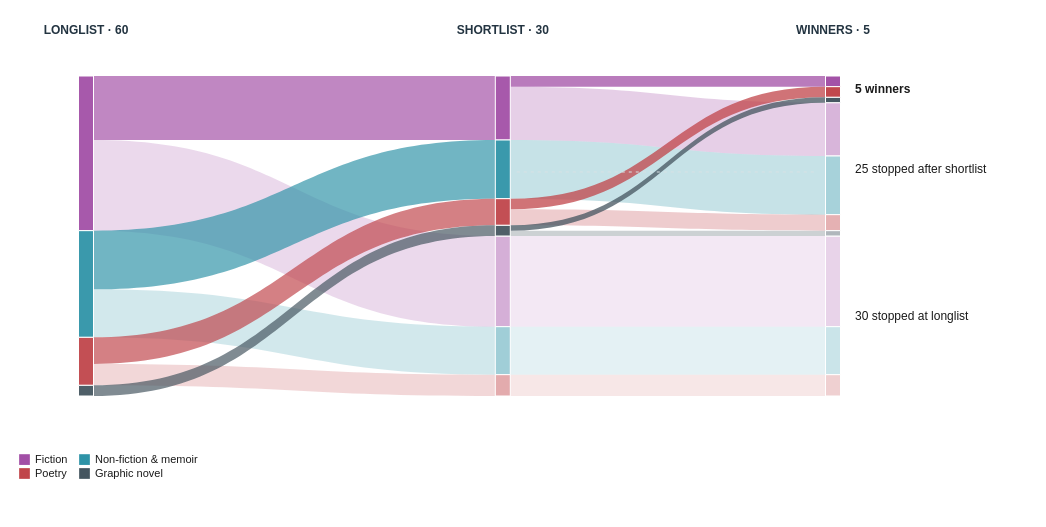

Specify this chart in Vega-Lite:
### Vega specification from a JSON file in a GitHub repository (floating-point values rounded to 4 significant figures)
{"$schema": "https://vega.github.io/schema/vega/v5.json", "description": "Alluvial of 60 Stella longlisted books in 2022–2026, retaining the 30 books that stopped at the longlist and the 25 that stopped after the shortlist.", "height": 435, "padding": {"left": 18, "right": 18, "top": 8, "bottom": 48}, "autosize": "pad", "background": "#ffffff", "signals": [{"name": "width", "update": "min(1100, max(290, windowSize()[0] - (windowSize()[0] <= 600 ? 96 : windowSize()[0] <= 1000 ? 144 : 190)))", "on": [{"events": "window:resize", "update": "min(1100, max(290, windowSize()[0] - (windowSize()[0] <= 600 ? 96 : windowSize()[0] <= 1000 ? 144 : 190)))"}]}, {"name": "nodeWidth", "value": 15}], "data": [{"name": "nodes", "values": [{"stage": "longlist", "genre": "Fiction", "phase": "longlisted", "y0": 0, "y1": 29, "count": 29, "opacity": 0.94}, {"stage": "shortlist", "genre": "Fiction", "phase": "advanced", "y0": 0, "y1": 12, "count": 12, "opacity": 0.94}, {"stage": "shortlist", "genre": "Fiction", "phase": "stopped at longlist", "y0": 30, "y1": 47, "count": 17, "opacity": 0.45}, {"stage": "outcome", "genre": "Fiction", "phase": "winner", "y0": 0, "y1": 2, "count": 2, "opacity": 0.98}, {"stage": "outcome", "genre": "Fiction", "phase": "stopped at shortlist", "y0": 5, "y1": 15, "count": 10, "opacity": 0.42}, {"stage": "outcome", "genre": "Fiction", "phase": "stopped at longlist", "y0": 30, "y1": 47, "count": 17, "opacity": 0.25}, {"stage": "longlist", "genre": "Non-fiction & memoir", "phase": "longlisted", "y0": 29, "y1": 49, "count": 20, "opacity": 0.94}, {"stage": "shortlist", "genre": "Non-fiction & memoir", "phase": "advanced", "y0": 12, "y1": 23, "count": 11, "opacity": 0.94}, {"stage": "shortlist", "genre": "Non-fiction & memoir", "phase": "stopped at longlist", "y0": 47, "y1": 56, "count": 9, "opacity": 0.45}, {"stage": "outcome", "genre": "Non-fiction & memoir", "phase": "stopped at shortlist", "y0": 15, "y1": 26, "count": 11, "opacity": 0.42}, {"stage": "outcome", "genre": "Non-fiction & memoir", "phase": "stopped at longlist", "y0": 47, "y1": 56, "count": 9, "opacity": 0.25}, {"stage": "longlist", "genre": "Poetry", "phase": "longlisted", "y0": 49, "y1": 58, "count": 9, "opacity": 0.94}, {"stage": "shortlist", "genre": "Poetry", "phase": "advanced", "y0": 23, "y1": 28, "count": 5, "opacity": 0.94}, {"stage": "shortlist", "genre": "Poetry", "phase": "stopped at longlist", "y0": 56, "y1": 60, "count": 4, "opacity": 0.45}, {"stage": "outcome", "genre": "Poetry", "phase": "winner", "y0": 2, "y1": 4, "count": 2, "opacity": 0.98}, {"stage": "outcome", "genre": "Poetry", "phase": "stopped at shortlist", "y0": 26, "y1": 29, "count": 3, "opacity": 0.42}, {"stage": "outcome", "genre": "Poetry", "phase": "stopped at longlist", "y0": 56, "y1": 60, "count": 4, "opacity": 0.25}, {"stage": "longlist", "genre": "Graphic novel", "phase": "longlisted", "y0": 58, "y1": 60, "count": 2, "opacity": 0.94}, {"stage": "shortlist", "genre": "Graphic novel", "phase": "advanced", "y0": 28, "y1": 30, "count": 2, "opacity": 0.94}, {"stage": "outcome", "genre": "Graphic novel", "phase": "winner", "y0": 4, "y1": 5, "count": 1, "opacity": 0.98}, {"stage": "outcome", "genre": "Graphic novel", "phase": "stopped at shortlist", "y0": 29, "y1": 30, "count": 1, "opacity": 0.42}]}, {"name": "links", "values": [{"src": "longlist", "dst": "shortlist", "genre": "Fiction", "phase": "advanced", "sy0": 0, "sy1": 12, "ty0": 0, "ty1": 12, "count": 12, "opacity": 0.68}, {"src": "longlist", "dst": "shortlist", "genre": "Fiction", "phase": "stopped at longlist", "sy0": 12, "sy1": 29, "ty0": 30, "ty1": 47, "count": 17, "opacity": 0.21}, {"src": "shortlist", "dst": "outcome", "genre": "Fiction", "phase": "winner", "sy0": 0, "sy1": 2, "ty0": 0, "ty1": 2, "count": 2, "opacity": 0.75}, {"src": "shortlist", "dst": "outcome", "genre": "Fiction", "phase": "stopped at shortlist", "sy0": 2, "sy1": 12, "ty0": 5, "ty1": 15, "count": 10, "opacity": 0.27}, {"src": "shortlist", "dst": "outcome", "genre": "Fiction", "phase": "stopped at longlist", "sy0": 30, "sy1": 47, "ty0": 30, "ty1": 47, "count": 17, "opacity": 0.13}, {"src": "longlist", "dst": "shortlist", "genre": "Non-fiction & memoir", "phase": "advanced", "sy0": 29, "sy1": 40, "ty0": 12, "ty1": 23, "count": 11, "opacity": 0.68}, {"src": "longlist", "dst": "shortlist", "genre": "Non-fiction & memoir", "phase": "stopped at longlist", "sy0": 40, "sy1": 49, "ty0": 47, "ty1": 56, "count": 9, "opacity": 0.21}, {"src": "shortlist", "dst": "outcome", "genre": "Non-fiction & memoir", "phase": "stopped at shortlist", "sy0": 12, "sy1": 23, "ty0": 15, "ty1": 26, "count": 11, "opacity": 0.27}, {"src": "shortlist", "dst": "outcome", "genre": "Non-fiction & memoir", "phase": "stopped at longlist", "sy0": 47, "sy1": 56, "ty0": 47, "ty1": 56, "count": 9, "opacity": 0.13}, {"src": "longlist", "dst": "shortlist", "genre": "Poetry", "phase": "advanced", "sy0": 49, "sy1": 54, "ty0": 23, "ty1": 28, "count": 5, "opacity": 0.68}, {"src": "longlist", "dst": "shortlist", "genre": "Poetry", "phase": "stopped at longlist", "sy0": 54, "sy1": 58, "ty0": 56, "ty1": 60, "count": 4, "opacity": 0.21}, {"src": "shortlist", "dst": "outcome", "genre": "Poetry", "phase": "winner", "sy0": 23, "sy1": 25, "ty0": 2, "ty1": 4, "count": 2, "opacity": 0.75}, {"src": "shortlist", "dst": "outcome", "genre": "Poetry", "phase": "stopped at shortlist", "sy0": 25, "sy1": 28, "ty0": 26, "ty1": 29, "count": 3, "opacity": 0.27}, {"src": "shortlist", "dst": "outcome", "genre": "Poetry", "phase": "stopped at longlist", "sy0": 56, "sy1": 60, "ty0": 56, "ty1": 60, "count": 4, "opacity": 0.13}, {"src": "longlist", "dst": "shortlist", "genre": "Graphic novel", "phase": "advanced", "sy0": 58, "sy1": 60, "ty0": 28, "ty1": 30, "count": 2, "opacity": 0.68}, {"src": "shortlist", "dst": "outcome", "genre": "Graphic novel", "phase": "winner", "sy0": 28, "sy1": 29, "ty0": 4, "ty1": 5, "count": 1, "opacity": 0.75}, {"src": "shortlist", "dst": "outcome", "genre": "Graphic novel", "phase": "stopped at shortlist", "sy0": 29, "sy1": 30, "ty0": 29, "ty1": 30, "count": 1, "opacity": 0.27}]}, {"name": "stageLabels", "values": [{"stage": "longlist", "heading": "LONGLIST · 60"}, {"stage": "shortlist", "heading": "SHORTLIST · 30"}, {"stage": "outcome", "heading": "WINNERS · 5"}]}, {"name": "outcomeLabels", "values": [{"label": "5 winners", "y": 2.5, "weight": "bold"}, {"label": "25 stopped after shortlist", "y": 17.5, "weight": "normal"}, {"label": "30 stopped at longlist", "y": 45, "weight": "normal"}]}], "scales": [{"name": "stageX", "type": "ordinal", "domain": ["longlist", "shortlist", "outcome"], "range": [{"signal": "width < 600 ? 32 : 68"}, {"signal": "width * 0.48"}, {"signal": "width - (width < 600 ? 32 : 195)"}]}, {"name": "booksY", "type": "linear", "domain": [0, 60], "range": [68, 388], "zero": true}, {"name": "genreColour", "type": "ordinal", "domain": ["Fiction", "Non-fiction & memoir", "Poetry", "Graphic novel"], "range": ["#A24FA6", "#2E93A7", "#C0454A", "#44555F"]}], "legends": [{"fill": "genreColour", "orient": "bottom", "direction": "horizontal", "title": null, "symbolType": "square", "symbolSize": 115, "labelFont": "Arial", "labelFontSize": 11, "labelColor": "#1A1A1A", "columns": 2, "offset": 10}], "marks": [{"type": "path", "from": {"data": "links"}, "encode": {"update": {"path": {"signal": "'M' + (scale('stageX', datum.src) + nodeWidth/2) + ',' + scale('booksY', datum.sy0) + ' C' + ((scale('stageX', datum.src) + scale('stageX', datum.dst))/2) + ',' + scale('booksY', datum.sy0) + ' ' + ((scale('stageX', datum.src) + scale('stageX', datum.dst))/2) + ',' + scale('booksY', datum.ty0) + ' ' + (scale('stageX', datum.dst) - nodeWidth/2) + ',' + scale('booksY', datum.ty0) + ' L' + (scale('stageX', datum.dst) - nodeWidth/2) + ',' + scale('booksY', datum.ty1) + ' C' + ((scale('stageX', datum.src) + scale('stageX', datum.dst))/2) + ',' + scale('booksY', datum.ty1) + ' ' + ((scale('stageX', datum.src) + scale('stageX', datum.dst))/2) + ',' + scale('booksY', datum.sy1) + ' ' + (scale('stageX', datum.src) + nodeWidth/2) + ',' + scale('booksY', datum.sy1) + ' Z'"}, "fill": {"scale": "genreColour", "field": "genre"}, "fillOpacity": {"field": "opacity"}, "tooltip": {"signal": "datum.genre + ': ' + datum.count + ' books ' + datum.phase"}}, "hover": {"fillOpacity": {"value": 0.88}}}}, {"type": "rect", "from": {"data": "nodes"}, "encode": {"update": {"x": {"signal": "scale('stageX', datum.stage) - nodeWidth/2"}, "x2": {"signal": "scale('stageX', datum.stage) + nodeWidth/2"}, "y": {"scale": "booksY", "field": "y0"}, "y2": {"scale": "booksY", "field": "y1"}, "fill": {"scale": "genreColour", "field": "genre"}, "fillOpacity": {"field": "opacity"}, "stroke": {"value": "#ffffff"}, "strokeWidth": {"value": 1}, "tooltip": {"signal": "datum.genre + ': ' + datum.count + ' books ' + datum.phase"}}}}, {"type": "rule", "encode": {"update": {"x": {"signal": "scale('stageX', 'shortlist') + 14"}, "x2": {"signal": "scale('stageX', 'outcome') - 18"}, "y": {"scale": "booksY", "value": 18}, "stroke": {"value": "#d7e1e4"}, "strokeDash": {"value": [3, 4]}, "strokeWidth": {"value": 1}}}}, {"type": "text", "from": {"data": "stageLabels"}, "encode": {"update": {"x": {"scale": "stageX", "field": "stage"}, "y": {"value": 22}, "align": {"value": "center"}, "baseline": {"value": "middle"}, "text": {"field": "heading"}, "font": {"value": "Arial"}, "fontSize": {"value": 12}, "fontWeight": {"value": "bold"}, "fill": {"value": "#233441"}}}}, {"type": "text", "from": {"data": "outcomeLabels"}, "encode": {"update": {"x": {"signal": "scale('stageX', 'outcome') + 22"}, "y": {"scale": "booksY", "field": "y"}, "text": {"field": "label"}, "baseline": {"value": "middle"}, "font": {"value": "Arial"}, "fontSize": {"value": 12}, "fontWeight": {"field": "weight"}, "fill": {"value": "#1A1A1A"}, "opacity": {"signal": "width >= 620 ? 1 : 0"}}}}]}
